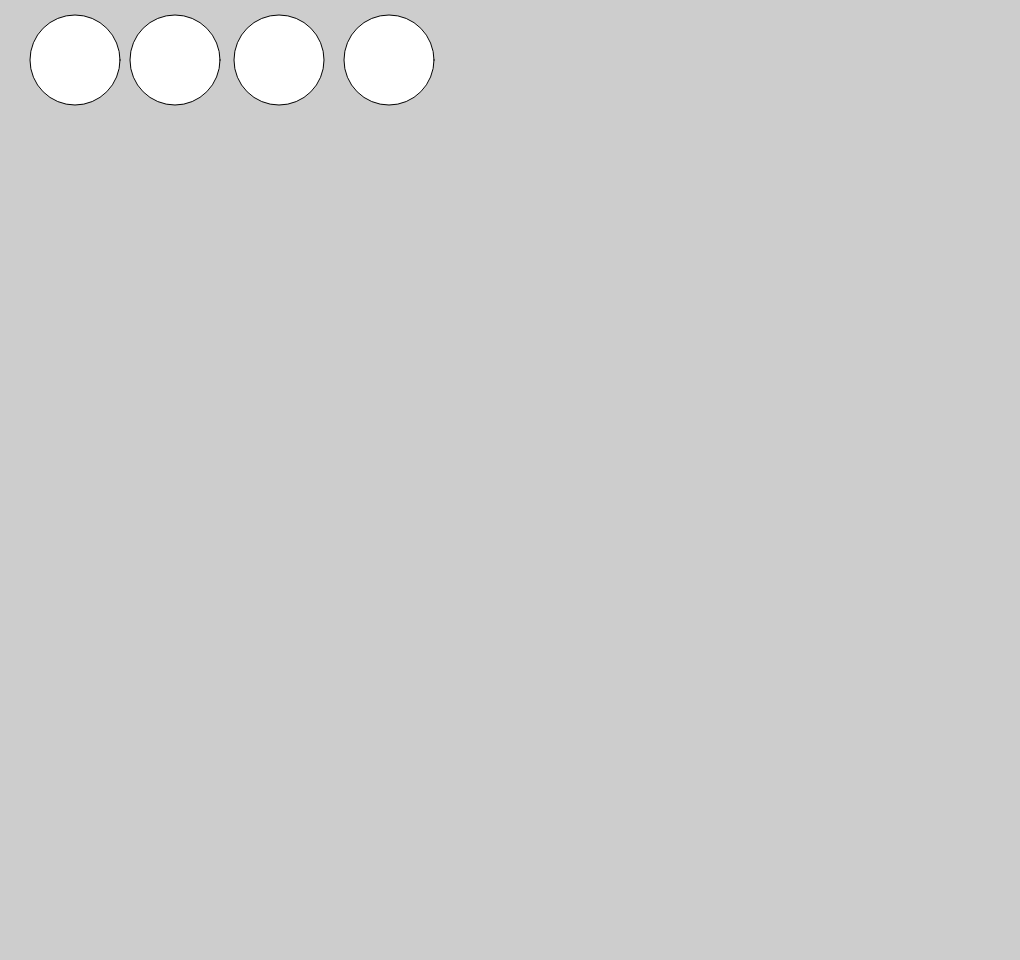
Frame 1 (no input)
Frame 60 (no input): identical to frame 1, image omitted
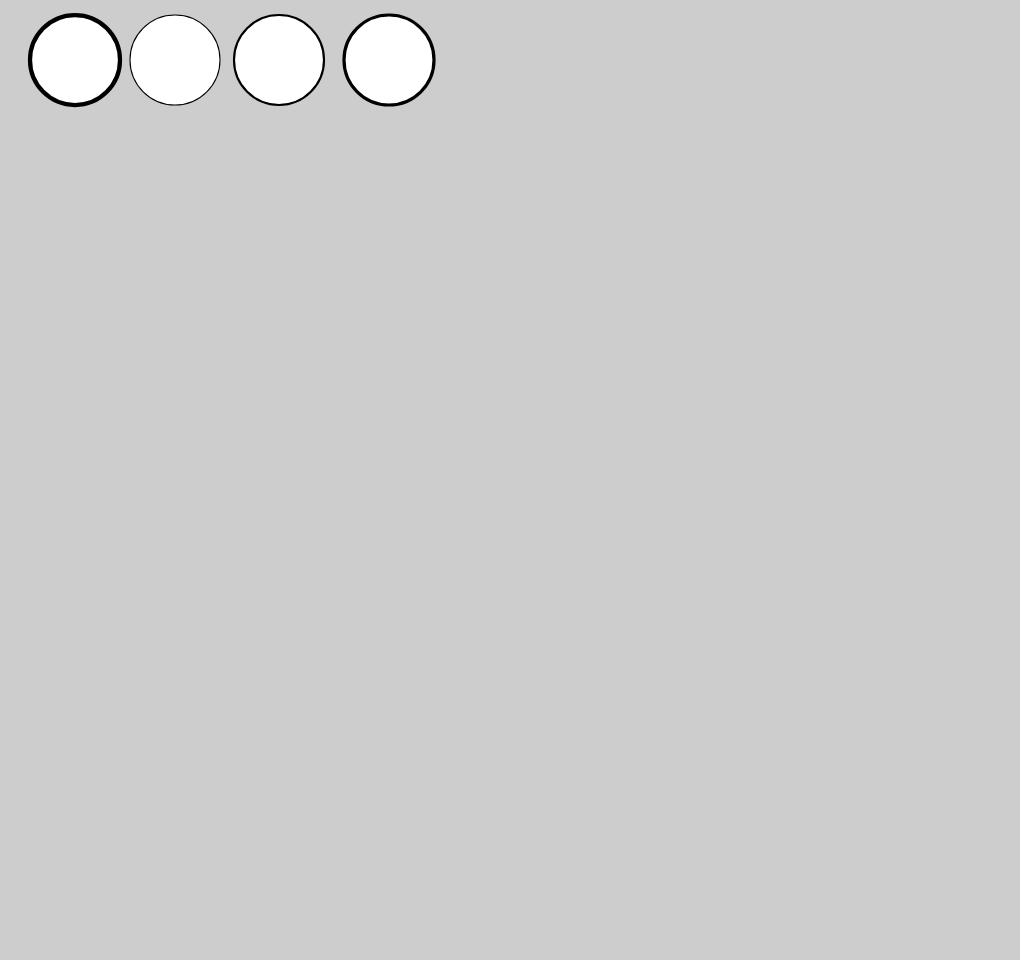
Frame 120 (the mouse pressed at the canvas centre since frame 60)

The p5.js sketch that drew these frames (run headless with seeded random() and noise() and a simulated clock; from frame 60 on, the mouse is pressed at the canvas centre):

// p5.js sketch
// ── sketch.js
function setup() {
  createCanvas(1020, 960);
}

function draw() {

background(205);

strokeJoin(ROUND);
ellipse(75, 60, 90, 90);
strokeWeight(mouseX / mouseY);

strokeJoin(BEVEL);
ellipse(175, 60, 90, 90);
strokeWeight(mouseX * 2 / mouseY);

strokeCap(SQUARE);
ellipse(279, 60, 90, 90);
strokeWeight(mouseX * 3 / mouseY);

strokeCap(ROUND);
ellipse(389, 60, 90, 90);
strokeWeight(mouseX * 4 / mouseY);
}
